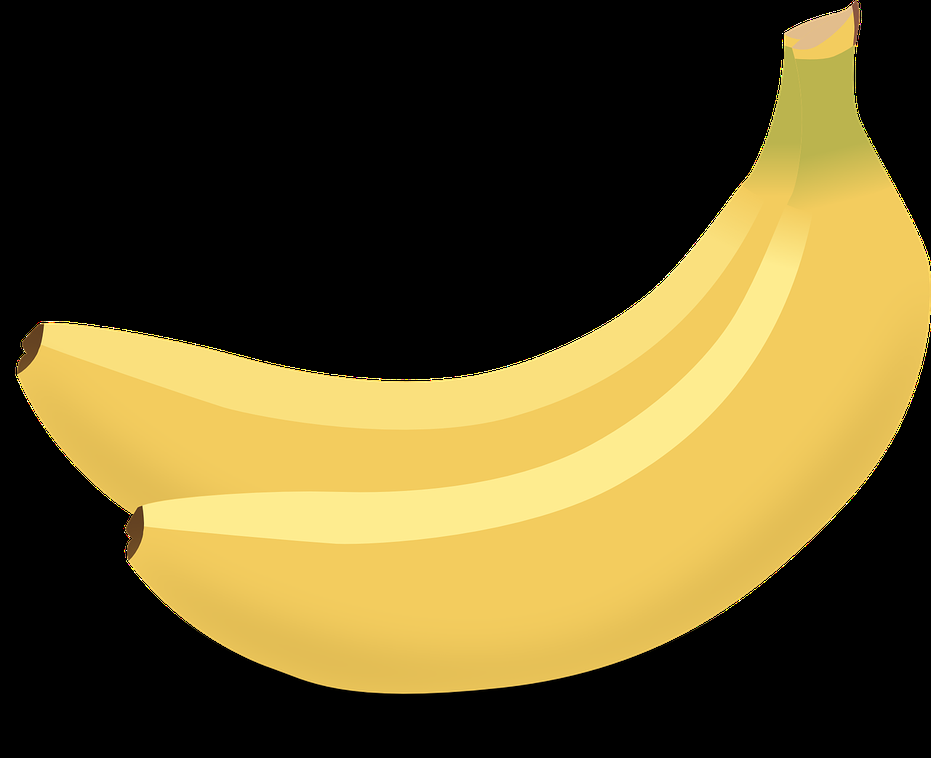
#> input picture images/bananas.png, 931 x 758 px, shrunk from 1280 x 1042 before the run, found by its file name
$ python 12.py
#> lines starting #> are read from the running program, lines starting #| are printed output that depends on the picture; after the words box and inside, x2 and y2 are one past the last pixel; in counts of white or black regions, pixels touching at a corner belong together
import cv2
import numpy as np

img = cv2.imread("/home/mahiroo/opencv_practice/images/bananas.png")
#> img is the input picture: shape (758, 931, 3); mean B, G, R 41.2, 83.9, 97.4

img_HSV = cv2.cvtColor(img, cv2.COLOR_BGR2HSV)
#> img_HSV: shape (758, 931, 3); mean H, S, V 9.3, 60.1, 97.4

lower_yellow = np.array([15, 50, 70])
upper_yellow = np.array([45, 255, 255])
yellow_mask = cv2.inRange(img_HSV, lower_yellow, upper_yellow)
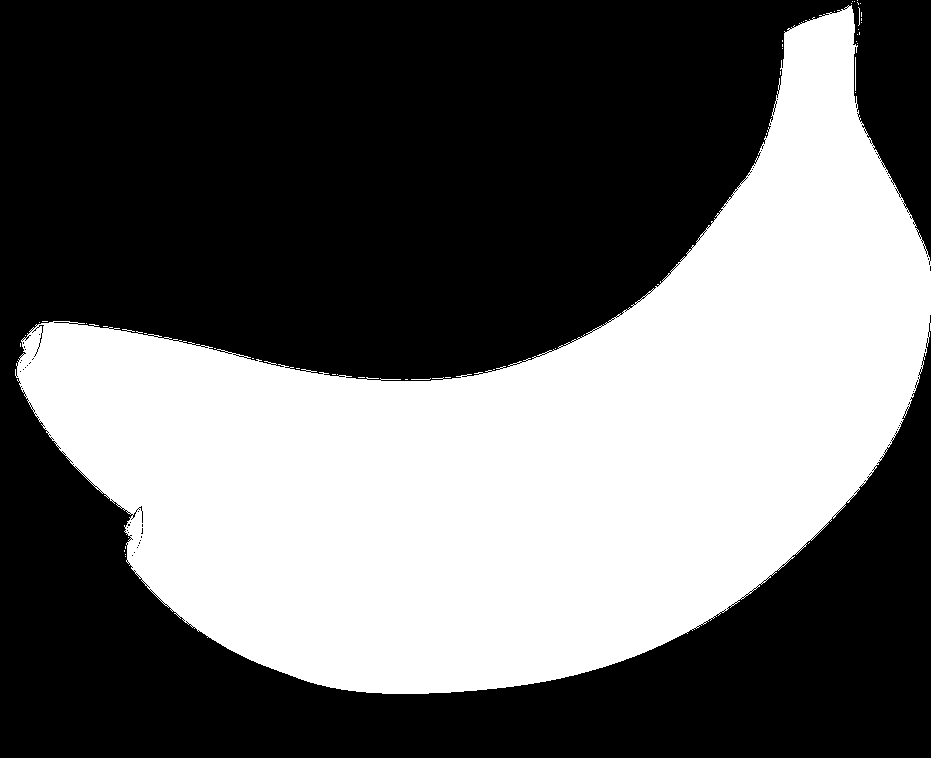
#> yellow_mask: shape (758, 931); 40.5% white; 49 white regions (46 under 20 px)

contours, hierarchy = cv2.findContours(yellow_mask, cv2.RETR_EXTERNAL, cv2.CHAIN_APPROX_SIMPLE)
#> contours = 49 contours, 48 with area under 20; largest, box (x1, y1, x2, y2) and area: (15, 5, 931, 694) 285180

contours = list(filter(lambda x: cv2.contourArea(x) > 100, contours))
#> contours = 1 contour; box (x1, y1, x2, y2) and area: (15, 5, 931, 694) 285180

cv2.drawContours(img, contours, -1, color=(0, 0, 255), thickness=5) #thicness を負の値にすると輪郭内部が塗りつぶされる
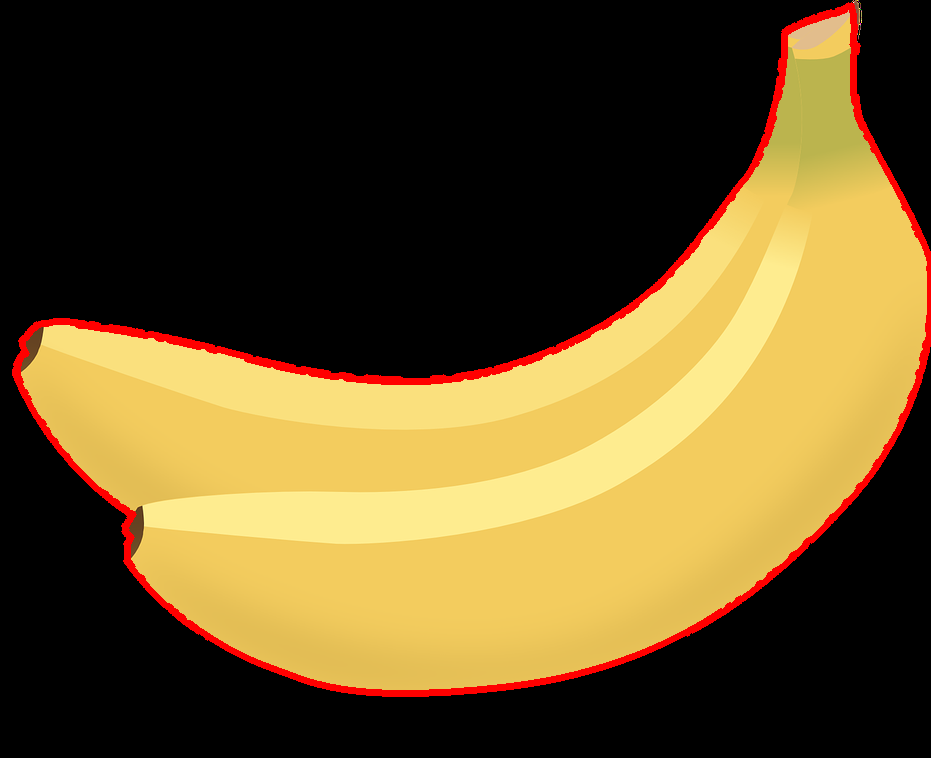
#> img: shape (758, 931, 3); 2.71% of pixels changed, all inside (x1, y1, x2, y2) = (12, 2, 931, 697)

cv2.imshow('image', img)
cv2.waitKey(0)
